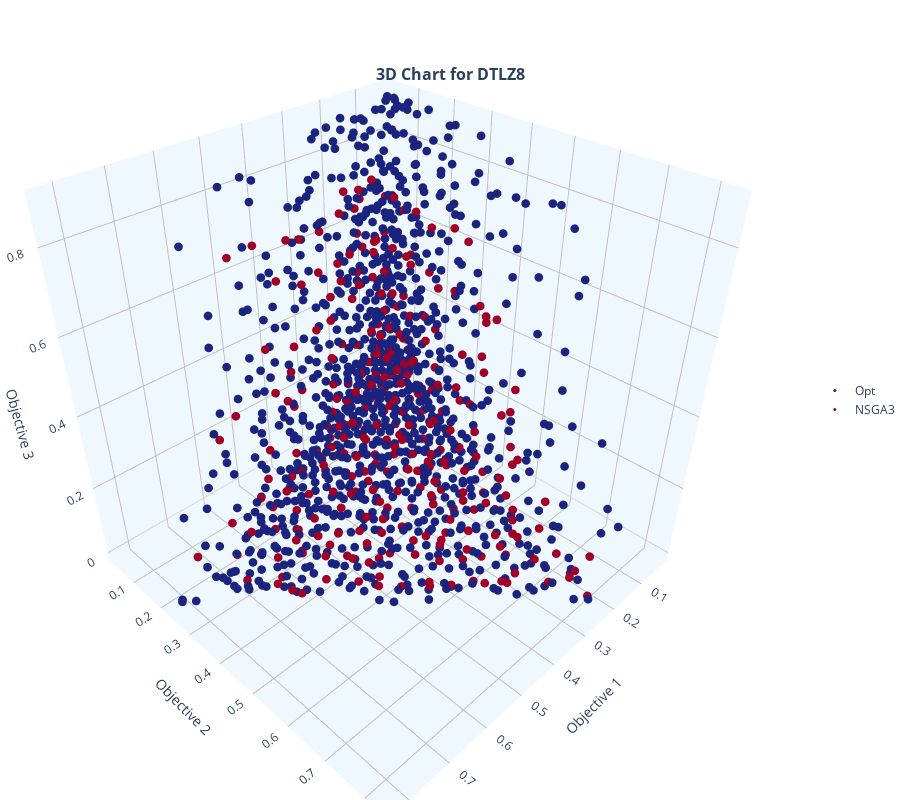

Notebook code cell kept with this figure:
### Markdown cell above
### DTLZ8 (Constraint Overlap)

### Code cell
mop = mb.mops.DTLZ8(M=3)
exp = mb.experiment(mop=mop, moea=mb.moeas.NSGA3())
F_opt = exp.optimal(n_points=2000).objectives
exp.run(generations=800, population=300)
mb.view.topo_shape(SmartArray(F_opt, name="Opt"), SmartArray(exp.front(), name="NSGA3"), title="DTLZ8")

### Figure 1 — Plotly figure (JSON) as saved in the notebook; plotly's stock layout.template omitted (floating-point values rounded to 4 significant figures; data arrays with more than 128 entries replaced by an {"elided": "..."} marker saying what was removed)
{"data": [{"hovertemplate": "Opt<br>Objective 1: %{x}<br>Objective 2: %{y}<br>Objective 3: %{z}<br><extra></extra>", "marker": {"size": 3}, "mode": "markers", "name": "Opt", "showlegend": true, "type": "scatter3d", "x": {"elided": "1000 float values"}, "y": {"elided": "1000 float values"}, "z": {"elided": "1000 float values"}}, {"hovertemplate": "NSGA3<br>Objective 1: %{x}<br>Objective 2: %{y}<br>Objective 3: %{z}<br><extra></extra>", "marker": {"size": 3}, "mode": "markers", "name": "NSGA3", "showlegend": true, "type": "scatter3d", "x": {"elided": "300 float values"}, "y": {"elided": "300 float values"}, "z": {"elided": "300 float values"}}], "layout": {"height": 800, "hovermode": "closest", "legend": {"x": 1.05, "xanchor": "left", "y": 0.5, "yanchor": "middle"}, "margin": {"b": 0, "l": 0, "r": 0, "t": 0}, "scene": {"aspectmode": "manual", "aspectratio": {"x": 1, "y": 1, "z": 1}, "xaxis": {"backgroundcolor": "aliceblue", "gridcolor": "#C3BDBD", "showbackground": true, "showgrid": true, "title": {"text": "Objective 1"}}, "yaxis": {"backgroundcolor": "aliceblue", "gridcolor": "#C3BDBD", "showbackground": true, "showgrid": true, "title": {"text": "Objective 2"}}, "zaxis": {"backgroundcolor": "aliceblue", "gridcolor": "#C3BDBD", "showbackground": true, "showgrid": true, "title": {"text": "Objective 3"}}}, "title": {"font": {"size": 16, "weight": "bold"}, "pad": {"t": 0}, "text": "3D Chart for DTLZ8", "x": 0.5, "xanchor": "center", "y": 0.9, "yanchor": "bottom"}, "width": 900}}
